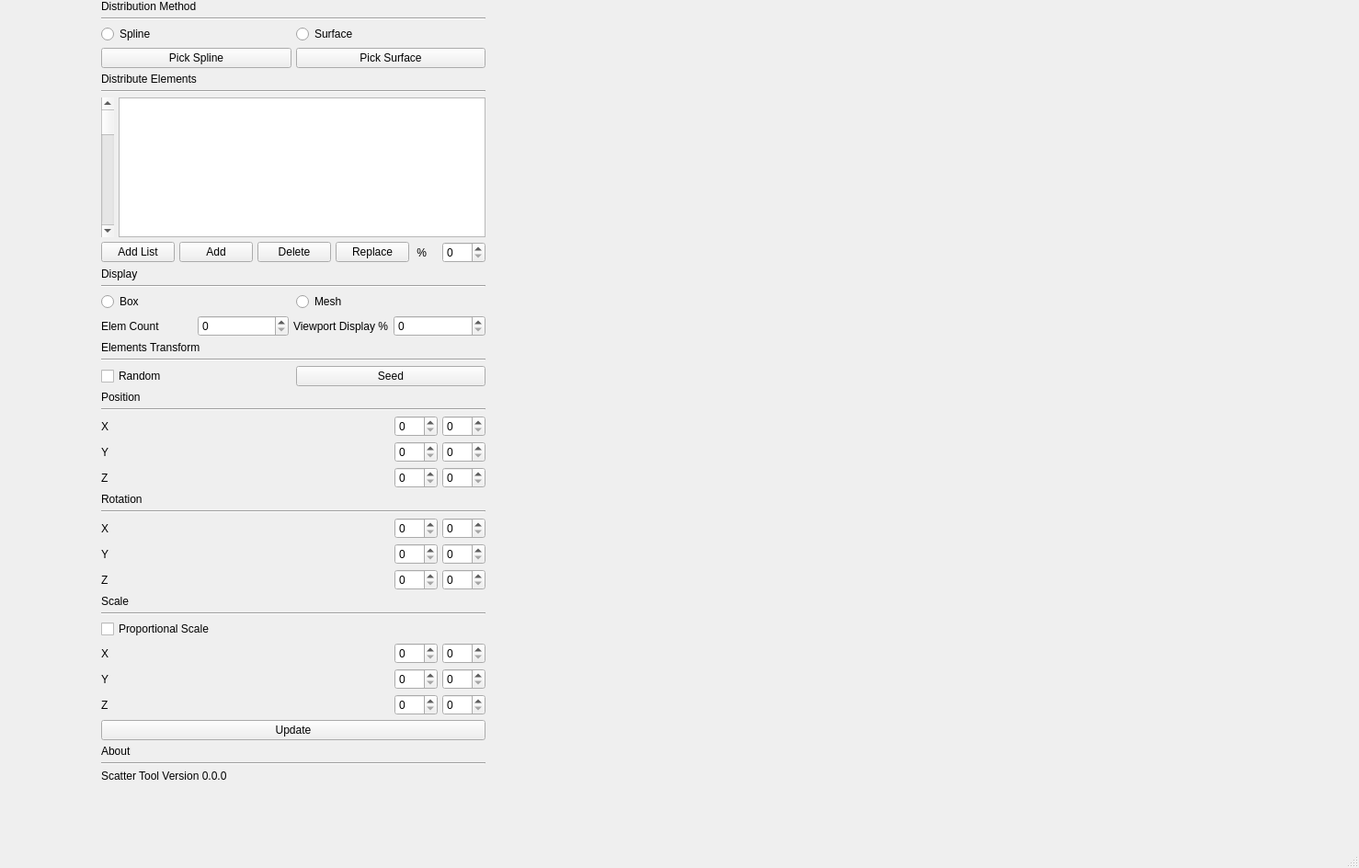
<?xml version="1.0" encoding="UTF-8"?>
<ui version="4.0">
 <class>ScatterToolUI</class>
 <widget class="QMainWindow" name="ScatterToolUI">
  <property name="geometry">
   <rect>
    <x>0</x>
    <y>0</y>
    <width>1478</width>
    <height>944</height>
   </rect>
  </property>
  <property name="windowTitle">
   <string>MainWindow</string>
  </property>
  <widget class="QWidget" name="centralwidget">
   <widget class="QWidget" name="verticalLayoutWidget_8">
    <property name="geometry">
     <rect>
      <x>100</x>
      <y>-10</y>
      <width>438</width>
      <height>871</height>
     </rect>
    </property>
    <layout class="QVBoxLayout" name="GeneralVertLayout" stretch="0,0,0,0,0,0,0,0,0,0,0,0,0,0,0,0,0,0,0,0,0,0,0,0,0,0,0,0,0,0,0,0,0,0,0">
     <property name="spacing">
      <number>5</number>
     </property>
     <property name="sizeConstraint">
      <enum>QLayout::SizeConstraint::SetDefaultConstraint</enum>
     </property>
     <property name="leftMargin">
      <number>10</number>
     </property>
     <property name="topMargin">
      <number>10</number>
     </property>
     <property name="rightMargin">
      <number>10</number>
     </property>
     <property name="bottomMargin">
      <number>10</number>
     </property>
     <item>
      <widget class="QLabel" name="label_dmethod">
       <property name="text">
        <string>Distribution Method</string>
       </property>
      </widget>
     </item>
     <item>
      <widget class="Line" name="line_Method">
       <property name="orientation">
        <enum>Qt::Orientation::Horizontal</enum>
       </property>
      </widget>
     </item>
     <item>
      <layout class="QHBoxLayout" name="horizontalLayout_01">
       <item>
        <widget class="QRadioButton" name="button_spline">
         <property name="text">
          <string>Spline</string>
         </property>
        </widget>
       </item>
       <item>
        <widget class="QRadioButton" name="button_surface">
         <property name="text">
          <string>Surface</string>
         </property>
        </widget>
       </item>
      </layout>
     </item>
     <item>
      <layout class="QHBoxLayout" name="horizontalLayout_9">
       <item>
        <widget class="QPushButton" name="button_pickSpline">
         <property name="text">
          <string>Pick Spline</string>
         </property>
        </widget>
       </item>
       <item>
        <widget class="QPushButton" name="button_pickSurface">
         <property name="text">
          <string>Pick Surface</string>
         </property>
        </widget>
       </item>
      </layout>
     </item>
     <item>
      <widget class="QLabel" name="label_delements">
       <property name="text">
        <string>Distribute Elements</string>
       </property>
      </widget>
     </item>
     <item>
      <widget class="Line" name="line_Element">
       <property name="orientation">
        <enum>Qt::Orientation::Horizontal</enum>
       </property>
      </widget>
     </item>
     <item>
      <layout class="QHBoxLayout" name="horizontalLayout_02">
       <item>
        <widget class="QScrollBar" name="ListScrollBar">
         <property name="orientation">
          <enum>Qt::Orientation::Vertical</enum>
         </property>
        </widget>
       </item>
       <item>
        <widget class="QListView" name="ListElements"/>
       </item>
      </layout>
     </item>
     <item>
      <layout class="QHBoxLayout" name="horizontalLayout_03">
       <item>
        <widget class="QPushButton" name="pushButton_addList">
         <property name="text">
          <string>Add List</string>
         </property>
        </widget>
       </item>
       <item>
        <widget class="QPushButton" name="pushButton_add">
         <property name="text">
          <string>Add</string>
         </property>
        </widget>
       </item>
       <item>
        <widget class="QPushButton" name="pushButton_delete">
         <property name="text">
          <string>Delete</string>
         </property>
        </widget>
       </item>
       <item>
        <widget class="QPushButton" name="pushButton_replace">
         <property name="text">
          <string>Replace</string>
         </property>
        </widget>
       </item>
       <item>
        <widget class="QLabel" name="label_percent">
         <property name="text">
          <string> %</string>
         </property>
        </widget>
       </item>
       <item>
        <widget class="QSpinBox" name="spinBox_frecuencyPercent">
         <property name="contextMenuPolicy">
          <enum>Qt::ContextMenuPolicy::DefaultContextMenu</enum>
         </property>
         <property name="layoutDirection">
          <enum>Qt::LayoutDirection::LeftToRight</enum>
         </property>
         <property name="wrapping">
          <bool>false</bool>
         </property>
         <property name="buttonSymbols">
          <enum>QAbstractSpinBox::ButtonSymbols::UpDownArrows</enum>
         </property>
         <property name="maximum">
          <number>100</number>
         </property>
         <property name="stepType">
          <enum>QAbstractSpinBox::StepType::DefaultStepType</enum>
         </property>
         <property name="displayIntegerBase">
          <number>10</number>
         </property>
        </widget>
       </item>
      </layout>
     </item>
     <item>
      <widget class="QLabel" name="label_display">
       <property name="text">
        <string>Display</string>
       </property>
      </widget>
     </item>
     <item>
      <widget class="Line" name="line_Display">
       <property name="orientation">
        <enum>Qt::Orientation::Horizontal</enum>
       </property>
      </widget>
     </item>
     <item>
      <layout class="QHBoxLayout" name="horizontalLayout_04">
       <item>
        <widget class="QRadioButton" name="button_box">
         <property name="text">
          <string>Box</string>
         </property>
        </widget>
       </item>
       <item>
        <widget class="QRadioButton" name="button_mesh">
         <property name="text">
          <string>Mesh</string>
         </property>
        </widget>
       </item>
      </layout>
     </item>
     <item>
      <layout class="QHBoxLayout" name="horizontalLayout_05">
       <item>
        <widget class="QLabel" name="label_elementCount">
         <property name="text">
          <string>Elem Count</string>
         </property>
        </widget>
       </item>
       <item>
        <widget class="QSpinBox" name="spin_elementCount">
         <property name="contextMenuPolicy">
          <enum>Qt::ContextMenuPolicy::DefaultContextMenu</enum>
         </property>
         <property name="layoutDirection">
          <enum>Qt::LayoutDirection::LeftToRight</enum>
         </property>
         <property name="wrapping">
          <bool>false</bool>
         </property>
         <property name="buttonSymbols">
          <enum>QAbstractSpinBox::ButtonSymbols::UpDownArrows</enum>
         </property>
         <property name="maximum">
          <number>100000</number>
         </property>
         <property name="stepType">
          <enum>QAbstractSpinBox::StepType::DefaultStepType</enum>
         </property>
         <property name="displayIntegerBase">
          <number>10</number>
         </property>
        </widget>
       </item>
       <item>
        <widget class="QLabel" name="label_ViewDisplay">
         <property name="text">
          <string>Viewport Display %</string>
         </property>
        </widget>
       </item>
       <item>
        <widget class="QSpinBox" name="spinBox_viewDisp">
         <property name="contextMenuPolicy">
          <enum>Qt::ContextMenuPolicy::DefaultContextMenu</enum>
         </property>
         <property name="layoutDirection">
          <enum>Qt::LayoutDirection::LeftToRight</enum>
         </property>
         <property name="wrapping">
          <bool>false</bool>
         </property>
         <property name="buttonSymbols">
          <enum>QAbstractSpinBox::ButtonSymbols::UpDownArrows</enum>
         </property>
         <property name="maximum">
          <number>100</number>
         </property>
         <property name="stepType">
          <enum>QAbstractSpinBox::StepType::DefaultStepType</enum>
         </property>
         <property name="displayIntegerBase">
          <number>10</number>
         </property>
        </widget>
       </item>
      </layout>
     </item>
     <item>
      <widget class="QLabel" name="label_elemTransf">
       <property name="text">
        <string>Elements Transform</string>
       </property>
      </widget>
     </item>
     <item>
      <widget class="Line" name="line_Transform">
       <property name="orientation">
        <enum>Qt::Orientation::Horizontal</enum>
       </property>
      </widget>
     </item>
     <item>
      <layout class="QHBoxLayout" name="horizontalLayout_06">
       <item>
        <widget class="QCheckBox" name="checkBox_random">
         <property name="text">
          <string>Random</string>
         </property>
        </widget>
       </item>
       <item>
        <widget class="QPushButton" name="button_seed">
         <property name="text">
          <string>Seed</string>
         </property>
        </widget>
       </item>
      </layout>
     </item>
     <item>
      <widget class="QLabel" name="label_position">
       <property name="text">
        <string>Position</string>
       </property>
      </widget>
     </item>
     <item>
      <widget class="Line" name="line_Posit">
       <property name="orientation">
        <enum>Qt::Orientation::Horizontal</enum>
       </property>
      </widget>
     </item>
     <item>
      <layout class="QHBoxLayout" name="horizontalLayout_07">
       <item>
        <widget class="QLabel" name="label_PosX">
         <property name="text">
          <string>X</string>
         </property>
        </widget>
       </item>
       <item>
        <spacer name="spacer__PosX">
         <property name="orientation">
          <enum>Qt::Orientation::Horizontal</enum>
         </property>
         <property name="sizeHint" stdset="0">
          <size>
           <width>40</width>
           <height>20</height>
          </size>
         </property>
        </spacer>
       </item>
       <item>
        <widget class="QSpinBox" name="spin_PxMin">
         <property name="contextMenuPolicy">
          <enum>Qt::ContextMenuPolicy::DefaultContextMenu</enum>
         </property>
         <property name="layoutDirection">
          <enum>Qt::LayoutDirection::LeftToRight</enum>
         </property>
         <property name="wrapping">
          <bool>false</bool>
         </property>
         <property name="buttonSymbols">
          <enum>QAbstractSpinBox::ButtonSymbols::UpDownArrows</enum>
         </property>
         <property name="maximum">
          <number>999</number>
         </property>
         <property name="stepType">
          <enum>QAbstractSpinBox::StepType::DefaultStepType</enum>
         </property>
         <property name="displayIntegerBase">
          <number>10</number>
         </property>
        </widget>
       </item>
       <item>
        <widget class="QSpinBox" name="spin_PxMax">
         <property name="contextMenuPolicy">
          <enum>Qt::ContextMenuPolicy::DefaultContextMenu</enum>
         </property>
         <property name="layoutDirection">
          <enum>Qt::LayoutDirection::LeftToRight</enum>
         </property>
         <property name="wrapping">
          <bool>false</bool>
         </property>
         <property name="buttonSymbols">
          <enum>QAbstractSpinBox::ButtonSymbols::UpDownArrows</enum>
         </property>
         <property name="maximum">
          <number>999</number>
         </property>
         <property name="stepType">
          <enum>QAbstractSpinBox::StepType::DefaultStepType</enum>
         </property>
         <property name="displayIntegerBase">
          <number>10</number>
         </property>
        </widget>
       </item>
      </layout>
     </item>
     <item>
      <layout class="QHBoxLayout" name="horizontalLayout_08">
       <item>
        <widget class="QLabel" name="label_PosY">
         <property name="layoutDirection">
          <enum>Qt::LayoutDirection::LeftToRight</enum>
         </property>
         <property name="text">
          <string>Y</string>
         </property>
        </widget>
       </item>
       <item>
        <spacer name="spacer__PosY">
         <property name="orientation">
          <enum>Qt::Orientation::Horizontal</enum>
         </property>
         <property name="sizeHint" stdset="0">
          <size>
           <width>40</width>
           <height>20</height>
          </size>
         </property>
        </spacer>
       </item>
       <item>
        <widget class="QSpinBox" name="spin_PyMin">
         <property name="contextMenuPolicy">
          <enum>Qt::ContextMenuPolicy::DefaultContextMenu</enum>
         </property>
         <property name="layoutDirection">
          <enum>Qt::LayoutDirection::LeftToRight</enum>
         </property>
         <property name="wrapping">
          <bool>false</bool>
         </property>
         <property name="buttonSymbols">
          <enum>QAbstractSpinBox::ButtonSymbols::UpDownArrows</enum>
         </property>
         <property name="maximum">
          <number>999</number>
         </property>
         <property name="stepType">
          <enum>QAbstractSpinBox::StepType::DefaultStepType</enum>
         </property>
         <property name="displayIntegerBase">
          <number>10</number>
         </property>
        </widget>
       </item>
       <item>
        <widget class="QSpinBox" name="spin_PyMax">
         <property name="contextMenuPolicy">
          <enum>Qt::ContextMenuPolicy::DefaultContextMenu</enum>
         </property>
         <property name="layoutDirection">
          <enum>Qt::LayoutDirection::LeftToRight</enum>
         </property>
         <property name="wrapping">
          <bool>false</bool>
         </property>
         <property name="buttonSymbols">
          <enum>QAbstractSpinBox::ButtonSymbols::UpDownArrows</enum>
         </property>
         <property name="maximum">
          <number>999</number>
         </property>
         <property name="stepType">
          <enum>QAbstractSpinBox::StepType::DefaultStepType</enum>
         </property>
         <property name="displayIntegerBase">
          <number>10</number>
         </property>
        </widget>
       </item>
      </layout>
     </item>
     <item>
      <layout class="QHBoxLayout" name="horizontalLayout_09">
       <item>
        <widget class="QLabel" name="label_PosZ">
         <property name="layoutDirection">
          <enum>Qt::LayoutDirection::LeftToRight</enum>
         </property>
         <property name="text">
          <string>Z</string>
         </property>
        </widget>
       </item>
       <item>
        <spacer name="spacer_PosZ">
         <property name="orientation">
          <enum>Qt::Orientation::Horizontal</enum>
         </property>
         <property name="sizeHint" stdset="0">
          <size>
           <width>40</width>
           <height>20</height>
          </size>
         </property>
        </spacer>
       </item>
       <item>
        <widget class="QSpinBox" name="spin_PzMin">
         <property name="contextMenuPolicy">
          <enum>Qt::ContextMenuPolicy::DefaultContextMenu</enum>
         </property>
         <property name="layoutDirection">
          <enum>Qt::LayoutDirection::LeftToRight</enum>
         </property>
         <property name="wrapping">
          <bool>false</bool>
         </property>
         <property name="buttonSymbols">
          <enum>QAbstractSpinBox::ButtonSymbols::UpDownArrows</enum>
         </property>
         <property name="maximum">
          <number>999</number>
         </property>
         <property name="stepType">
          <enum>QAbstractSpinBox::StepType::DefaultStepType</enum>
         </property>
         <property name="displayIntegerBase">
          <number>10</number>
         </property>
        </widget>
       </item>
       <item>
        <widget class="QSpinBox" name="spin_PzMax">
         <property name="enabled">
          <bool>true</bool>
         </property>
         <property name="contextMenuPolicy">
          <enum>Qt::ContextMenuPolicy::DefaultContextMenu</enum>
         </property>
         <property name="layoutDirection">
          <enum>Qt::LayoutDirection::LeftToRight</enum>
         </property>
         <property name="autoFillBackground">
          <bool>false</bool>
         </property>
         <property name="wrapping">
          <bool>false</bool>
         </property>
         <property name="buttonSymbols">
          <enum>QAbstractSpinBox::ButtonSymbols::UpDownArrows</enum>
         </property>
         <property name="maximum">
          <number>999</number>
         </property>
         <property name="stepType">
          <enum>QAbstractSpinBox::StepType::DefaultStepType</enum>
         </property>
         <property name="displayIntegerBase">
          <number>10</number>
         </property>
        </widget>
       </item>
      </layout>
     </item>
     <item>
      <widget class="QLabel" name="label_rotation">
       <property name="text">
        <string>Rotation</string>
       </property>
      </widget>
     </item>
     <item>
      <widget class="Line" name="line_Rot">
       <property name="orientation">
        <enum>Qt::Orientation::Horizontal</enum>
       </property>
      </widget>
     </item>
     <item>
      <layout class="QHBoxLayout" name="horizontalLayout_10">
       <item>
        <widget class="QLabel" name="label_RosX">
         <property name="text">
          <string>X</string>
         </property>
        </widget>
       </item>
       <item>
        <spacer name="spacer_RotX">
         <property name="orientation">
          <enum>Qt::Orientation::Horizontal</enum>
         </property>
         <property name="sizeHint" stdset="0">
          <size>
           <width>40</width>
           <height>20</height>
          </size>
         </property>
        </spacer>
       </item>
       <item>
        <widget class="QSpinBox" name="spin_RxMin">
         <property name="contextMenuPolicy">
          <enum>Qt::ContextMenuPolicy::DefaultContextMenu</enum>
         </property>
         <property name="layoutDirection">
          <enum>Qt::LayoutDirection::LeftToRight</enum>
         </property>
         <property name="wrapping">
          <bool>false</bool>
         </property>
         <property name="buttonSymbols">
          <enum>QAbstractSpinBox::ButtonSymbols::UpDownArrows</enum>
         </property>
         <property name="maximum">
          <number>360</number>
         </property>
         <property name="stepType">
          <enum>QAbstractSpinBox::StepType::DefaultStepType</enum>
         </property>
         <property name="displayIntegerBase">
          <number>10</number>
         </property>
        </widget>
       </item>
       <item>
        <widget class="QSpinBox" name="spin_RxMax">
         <property name="contextMenuPolicy">
          <enum>Qt::ContextMenuPolicy::DefaultContextMenu</enum>
         </property>
         <property name="layoutDirection">
          <enum>Qt::LayoutDirection::LeftToRight</enum>
         </property>
         <property name="wrapping">
          <bool>false</bool>
         </property>
         <property name="buttonSymbols">
          <enum>QAbstractSpinBox::ButtonSymbols::UpDownArrows</enum>
         </property>
         <property name="maximum">
          <number>360</number>
         </property>
         <property name="stepType">
          <enum>QAbstractSpinBox::StepType::DefaultStepType</enum>
         </property>
         <property name="displayIntegerBase">
          <number>10</number>
         </property>
        </widget>
       </item>
      </layout>
     </item>
     <item>
      <layout class="QHBoxLayout" name="horizontalLayout_11">
       <item>
        <widget class="QLabel" name="label_RosY">
         <property name="layoutDirection">
          <enum>Qt::LayoutDirection::LeftToRight</enum>
         </property>
         <property name="text">
          <string>Y</string>
         </property>
        </widget>
       </item>
       <item>
        <spacer name="spacer_RotY">
         <property name="orientation">
          <enum>Qt::Orientation::Horizontal</enum>
         </property>
         <property name="sizeHint" stdset="0">
          <size>
           <width>40</width>
           <height>20</height>
          </size>
         </property>
        </spacer>
       </item>
       <item>
        <widget class="QSpinBox" name="spin_RyMin">
         <property name="contextMenuPolicy">
          <enum>Qt::ContextMenuPolicy::DefaultContextMenu</enum>
         </property>
         <property name="layoutDirection">
          <enum>Qt::LayoutDirection::LeftToRight</enum>
         </property>
         <property name="wrapping">
          <bool>false</bool>
         </property>
         <property name="buttonSymbols">
          <enum>QAbstractSpinBox::ButtonSymbols::UpDownArrows</enum>
         </property>
         <property name="maximum">
          <number>360</number>
         </property>
         <property name="stepType">
          <enum>QAbstractSpinBox::StepType::DefaultStepType</enum>
         </property>
         <property name="displayIntegerBase">
          <number>10</number>
         </property>
        </widget>
       </item>
       <item>
        <widget class="QSpinBox" name="spin_RyMax">
         <property name="contextMenuPolicy">
          <enum>Qt::ContextMenuPolicy::DefaultContextMenu</enum>
         </property>
         <property name="layoutDirection">
          <enum>Qt::LayoutDirection::LeftToRight</enum>
         </property>
         <property name="wrapping">
          <bool>false</bool>
         </property>
         <property name="buttonSymbols">
          <enum>QAbstractSpinBox::ButtonSymbols::UpDownArrows</enum>
         </property>
         <property name="maximum">
          <number>360</number>
         </property>
         <property name="stepType">
          <enum>QAbstractSpinBox::StepType::DefaultStepType</enum>
         </property>
         <property name="displayIntegerBase">
          <number>10</number>
         </property>
        </widget>
       </item>
      </layout>
     </item>
     <item>
      <layout class="QHBoxLayout" name="horizontalLayout_12">
       <item>
        <widget class="QLabel" name="label_RosZ">
         <property name="layoutDirection">
          <enum>Qt::LayoutDirection::LeftToRight</enum>
         </property>
         <property name="text">
          <string>Z</string>
         </property>
        </widget>
       </item>
       <item>
        <spacer name="spacer_RotZ">
         <property name="orientation">
          <enum>Qt::Orientation::Horizontal</enum>
         </property>
         <property name="sizeHint" stdset="0">
          <size>
           <width>40</width>
           <height>20</height>
          </size>
         </property>
        </spacer>
       </item>
       <item>
        <widget class="QSpinBox" name="spin_RzMin">
         <property name="contextMenuPolicy">
          <enum>Qt::ContextMenuPolicy::DefaultContextMenu</enum>
         </property>
         <property name="layoutDirection">
          <enum>Qt::LayoutDirection::LeftToRight</enum>
         </property>
         <property name="wrapping">
          <bool>false</bool>
         </property>
         <property name="buttonSymbols">
          <enum>QAbstractSpinBox::ButtonSymbols::UpDownArrows</enum>
         </property>
         <property name="maximum">
          <number>360</number>
         </property>
         <property name="stepType">
          <enum>QAbstractSpinBox::StepType::DefaultStepType</enum>
         </property>
         <property name="displayIntegerBase">
          <number>10</number>
         </property>
        </widget>
       </item>
       <item>
        <widget class="QSpinBox" name="spin_RzMax">
         <property name="contextMenuPolicy">
          <enum>Qt::ContextMenuPolicy::DefaultContextMenu</enum>
         </property>
         <property name="layoutDirection">
          <enum>Qt::LayoutDirection::LeftToRight</enum>
         </property>
         <property name="wrapping">
          <bool>false</bool>
         </property>
         <property name="buttonSymbols">
          <enum>QAbstractSpinBox::ButtonSymbols::UpDownArrows</enum>
         </property>
         <property name="maximum">
          <number>360</number>
         </property>
         <property name="stepType">
          <enum>QAbstractSpinBox::StepType::DefaultStepType</enum>
         </property>
         <property name="displayIntegerBase">
          <number>10</number>
         </property>
        </widget>
       </item>
      </layout>
     </item>
     <item>
      <widget class="QLabel" name="label_scale">
       <property name="text">
        <string>Scale</string>
       </property>
      </widget>
     </item>
     <item>
      <widget class="Line" name="line_Scale">
       <property name="orientation">
        <enum>Qt::Orientation::Horizontal</enum>
       </property>
      </widget>
     </item>
     <item>
      <widget class="QCheckBox" name="checkBox_proportionalScale">
       <property name="text">
        <string>Proportional Scale</string>
       </property>
      </widget>
     </item>
     <item>
      <layout class="QHBoxLayout" name="horizontalLayout_13">
       <item>
        <widget class="QLabel" name="label_EscX">
         <property name="text">
          <string>X</string>
         </property>
        </widget>
       </item>
       <item>
        <spacer name="spacer_EscX">
         <property name="orientation">
          <enum>Qt::Orientation::Horizontal</enum>
         </property>
         <property name="sizeHint" stdset="0">
          <size>
           <width>40</width>
           <height>20</height>
          </size>
         </property>
        </spacer>
       </item>
       <item>
        <widget class="QSpinBox" name="spin_SxMin">
         <property name="contextMenuPolicy">
          <enum>Qt::ContextMenuPolicy::DefaultContextMenu</enum>
         </property>
         <property name="layoutDirection">
          <enum>Qt::LayoutDirection::LeftToRight</enum>
         </property>
         <property name="wrapping">
          <bool>false</bool>
         </property>
         <property name="buttonSymbols">
          <enum>QAbstractSpinBox::ButtonSymbols::UpDownArrows</enum>
         </property>
         <property name="maximum">
          <number>999</number>
         </property>
         <property name="stepType">
          <enum>QAbstractSpinBox::StepType::DefaultStepType</enum>
         </property>
         <property name="displayIntegerBase">
          <number>10</number>
         </property>
        </widget>
       </item>
       <item>
        <widget class="QSpinBox" name="spin_SxMax">
         <property name="contextMenuPolicy">
          <enum>Qt::ContextMenuPolicy::DefaultContextMenu</enum>
         </property>
         <property name="layoutDirection">
          <enum>Qt::LayoutDirection::LeftToRight</enum>
         </property>
         <property name="wrapping">
          <bool>false</bool>
         </property>
         <property name="buttonSymbols">
          <enum>QAbstractSpinBox::ButtonSymbols::UpDownArrows</enum>
         </property>
         <property name="maximum">
          <number>999</number>
         </property>
         <property name="stepType">
          <enum>QAbstractSpinBox::StepType::DefaultStepType</enum>
         </property>
         <property name="displayIntegerBase">
          <number>10</number>
         </property>
        </widget>
       </item>
      </layout>
     </item>
     <item>
      <layout class="QHBoxLayout" name="horizontalLayout_14">
       <item>
        <widget class="QLabel" name="label_EscY">
         <property name="layoutDirection">
          <enum>Qt::LayoutDirection::LeftToRight</enum>
         </property>
         <property name="text">
          <string>Y</string>
         </property>
        </widget>
       </item>
       <item>
        <spacer name="spacer_EscY">
         <property name="orientation">
          <enum>Qt::Orientation::Horizontal</enum>
         </property>
         <property name="sizeHint" stdset="0">
          <size>
           <width>40</width>
           <height>20</height>
          </size>
         </property>
        </spacer>
       </item>
       <item>
        <widget class="QSpinBox" name="spin_SyMin">
         <property name="contextMenuPolicy">
          <enum>Qt::ContextMenuPolicy::DefaultContextMenu</enum>
         </property>
         <property name="layoutDirection">
          <enum>Qt::LayoutDirection::LeftToRight</enum>
         </property>
         <property name="wrapping">
          <bool>false</bool>
         </property>
         <property name="buttonSymbols">
          <enum>QAbstractSpinBox::ButtonSymbols::UpDownArrows</enum>
         </property>
         <property name="maximum">
          <number>999</number>
         </property>
         <property name="stepType">
          <enum>QAbstractSpinBox::StepType::DefaultStepType</enum>
         </property>
         <property name="displayIntegerBase">
          <number>10</number>
         </property>
        </widget>
       </item>
       <item>
        <widget class="QSpinBox" name="spin_SyMax">
         <property name="contextMenuPolicy">
          <enum>Qt::ContextMenuPolicy::DefaultContextMenu</enum>
         </property>
         <property name="layoutDirection">
          <enum>Qt::LayoutDirection::LeftToRight</enum>
         </property>
         <property name="wrapping">
          <bool>false</bool>
         </property>
         <property name="buttonSymbols">
          <enum>QAbstractSpinBox::ButtonSymbols::UpDownArrows</enum>
         </property>
         <property name="maximum">
          <number>999</number>
         </property>
         <property name="stepType">
          <enum>QAbstractSpinBox::StepType::DefaultStepType</enum>
         </property>
         <property name="displayIntegerBase">
          <number>10</number>
         </property>
        </widget>
       </item>
      </layout>
     </item>
     <item>
      <layout class="QHBoxLayout" name="horizontalLayout_15">
       <item>
        <widget class="QLabel" name="label_EscZ">
         <property name="layoutDirection">
          <enum>Qt::LayoutDirection::LeftToRight</enum>
         </property>
         <property name="text">
          <string>Z</string>
         </property>
        </widget>
       </item>
       <item>
        <spacer name="spacer_EscZ">
         <property name="orientation">
          <enum>Qt::Orientation::Horizontal</enum>
         </property>
         <property name="sizeHint" stdset="0">
          <size>
           <width>40</width>
           <height>20</height>
          </size>
         </property>
        </spacer>
       </item>
       <item>
        <widget class="QSpinBox" name="spin_SzMin">
         <property name="contextMenuPolicy">
          <enum>Qt::ContextMenuPolicy::DefaultContextMenu</enum>
         </property>
         <property name="layoutDirection">
          <enum>Qt::LayoutDirection::LeftToRight</enum>
         </property>
         <property name="wrapping">
          <bool>false</bool>
         </property>
         <property name="buttonSymbols">
          <enum>QAbstractSpinBox::ButtonSymbols::UpDownArrows</enum>
         </property>
         <property name="maximum">
          <number>999</number>
         </property>
         <property name="stepType">
          <enum>QAbstractSpinBox::StepType::DefaultStepType</enum>
         </property>
         <property name="displayIntegerBase">
          <number>10</number>
         </property>
        </widget>
       </item>
       <item>
        <widget class="QSpinBox" name="spin_SxMax_2">
         <property name="contextMenuPolicy">
          <enum>Qt::ContextMenuPolicy::DefaultContextMenu</enum>
         </property>
         <property name="layoutDirection">
          <enum>Qt::LayoutDirection::LeftToRight</enum>
         </property>
         <property name="wrapping">
          <bool>false</bool>
         </property>
         <property name="buttonSymbols">
          <enum>QAbstractSpinBox::ButtonSymbols::UpDownArrows</enum>
         </property>
         <property name="maximum">
          <number>999</number>
         </property>
         <property name="stepType">
          <enum>QAbstractSpinBox::StepType::DefaultStepType</enum>
         </property>
         <property name="displayIntegerBase">
          <number>10</number>
         </property>
        </widget>
       </item>
      </layout>
     </item>
     <item>
      <widget class="QPushButton" name="Button_update">
       <property name="text">
        <string>Update</string>
       </property>
      </widget>
     </item>
     <item>
      <widget class="QLabel" name="label_about">
       <property name="text">
        <string>About</string>
       </property>
      </widget>
     </item>
     <item>
      <widget class="Line" name="line_about">
       <property name="orientation">
        <enum>Qt::Orientation::Horizontal</enum>
       </property>
      </widget>
     </item>
     <item>
      <widget class="QLabel" name="label_version">
       <property name="text">
        <string>Scatter Tool Version 0.0.0</string>
       </property>
      </widget>
     </item>
    </layout>
   </widget>
  </widget>
  <widget class="QMenuBar" name="menubar">
   <property name="geometry">
    <rect>
     <x>0</x>
     <y>0</y>
     <width>1478</width>
     <height>33</height>
    </rect>
   </property>
  </widget>
  <widget class="QStatusBar" name="statusbar"/>
 </widget>
 <resources/>
 <connections/>
</ui>
